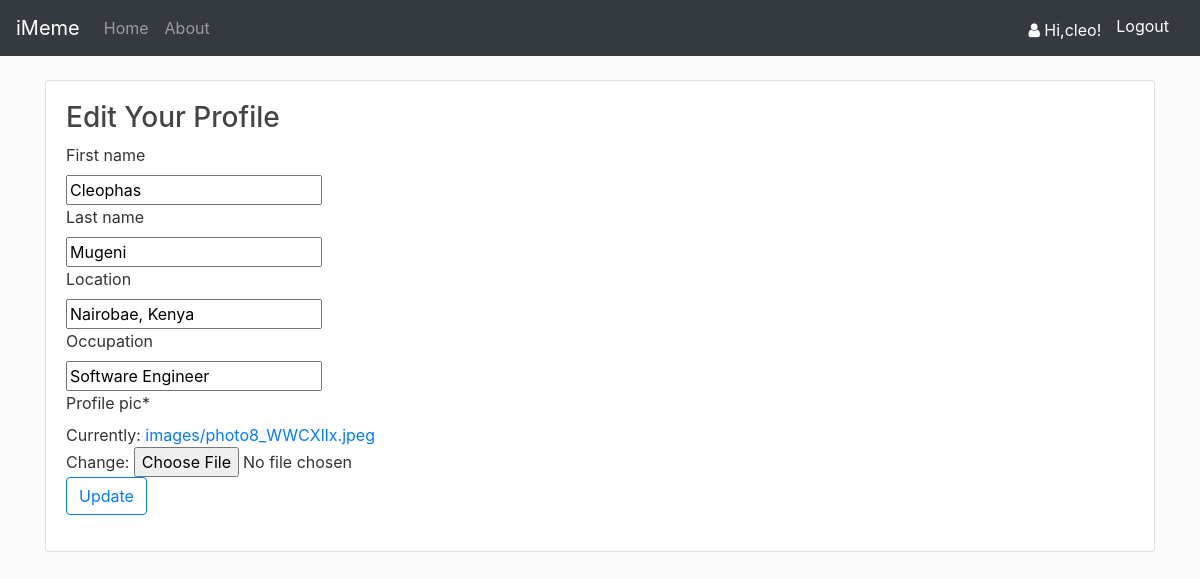
Page /edit-profile/ (signed in) on the earlier database version.
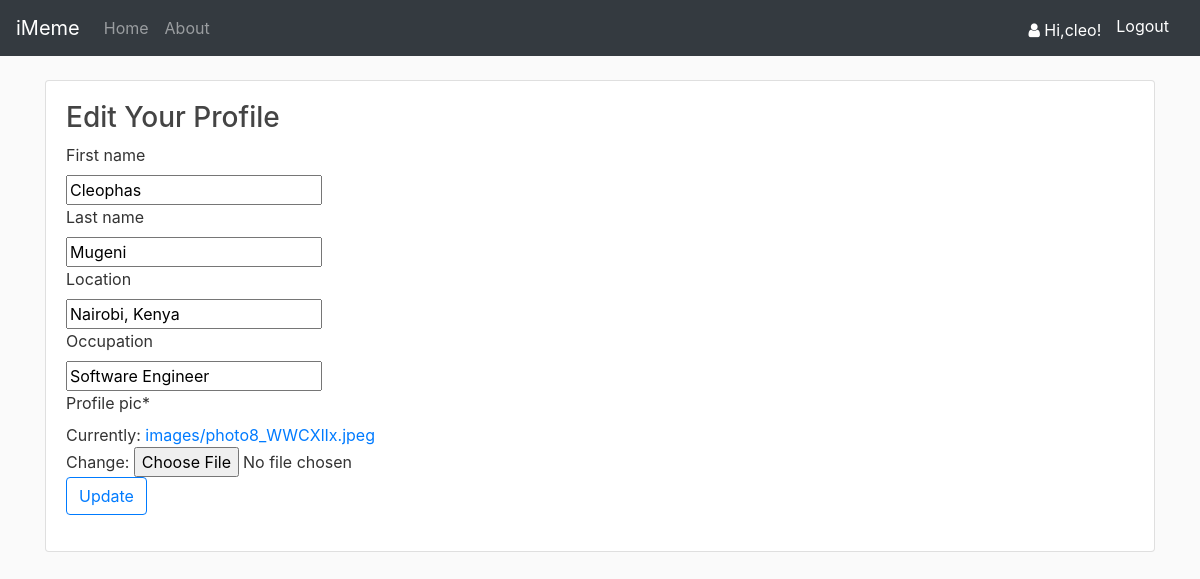
Same page on the later database version.
### accounts/models.py (models this page shows, shortened)
class Profile(models.Model):
	user = models.OneToOneField(User, null=True, on_delete=models.CASCADE)
	profile_pic = models.ImageField(default="default.png", upload_to='images')
	location =  models.CharField(max_length=200, null=True, blank=True)
	occupation =  models.CharField(max_length=200, null=True, blank=True)
	date_created = models.DateTimeField(auto_now_add=True, null=True)

### accounts/views.py (the view)
# urls.py: path('edit-profile/', views.edit_profile, name='accounts-editprofile'),
def edit_profile(request):
	if request.method == 'POST':
		editpro_form = EditProfileForm(request.POST,
									   request.FILES,
									   instance=request.user.profile
		)
		user_form = UserUpdateForm(request.POST, instance=request.user)
		if editpro_form.is_valid(): #user_form.is_valid()
			editpro_form.save()
			messages.success(request, f'Your account has been updated!')
			print('updated')
			return redirect('accounts-user')
	else:
		editpro_form = EditProfileForm(instance=request.user.profile)
		user_form = UserUpdateForm(instance=request.user)
	context = {'editpro_form': editpro_form, 'user_form':user_form }
	return render(request, 'accounts/edit_profile.html', context)

### accounts/forms.py
class EditProfileForm(forms.ModelForm):
	class Meta:
		model = Profile
		fields = ['location', 'occupation', 'profile_pic']

class UserUpdateForm(forms.ModelForm):
	class Meta:
		model = User
		fields = ['username', 'email', 'first_name', 'last_name']

### accounts/templates/accounts/edit_profile.html (shortened to what this page needs)
{% extends 'accounts/base.html' %}
{% load crispy_forms_tags %}
{% load static %}
{% block content %}
	<div class="card card-body">
		<h3>Edit Your Profile</h3>
		<form method="POST"  action="" enctype="multipart/form-data">
		    {{ user_form.first_name|as_crispy_field }}
		    {{ user_form.last_name|as_crispy_field }}
			{{ editpro_form|crispy }}
			<div class="form-group">
				<button class="btn btn-outline-primary" type="submit">Update</button>
			</div>
		</form>
  	</div>
{% endblock content %}

Differences in the rows shown:
changed Profile "Software Engineer": location "Nairobae, Kenya" → "Nairobi, Kenya"
